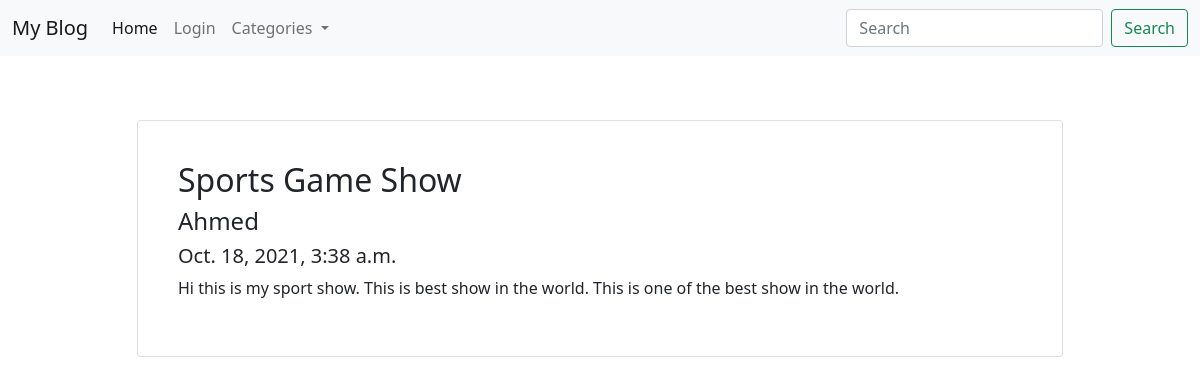
The app's page /?q=1 with its own data.
### myapp/models.py (models this page shows, shortened)
class Post(models.Model):
    title = models.CharField(max_length=50)
    author = models.ForeignKey(Author,on_delete=models.CASCADE)
    date_publish = models.DateTimeField(auto_now_add=True)
    category = models.ForeignKey(Category,on_delete=models.CASCADE)
    body = models.TextField()

class Author(models.Model):
    personalinfo = models.OneToOneField( User,on_delete=models.CASCADE)

### myapp/views.py (the view)
# urls.py: path('',views.home,name="home"),
def home(request):
    id = request.GET.get('q')
    if(id==None):
        id = ""
    print(id)
    categories = Category.objects.all()
    posts = Post.objects.filter(category__id__icontains=id)
    context={
        'categories':categories,
        'posts':posts,
    }
    return render(request,'home.html',context)

### templates/home.html (shortened to what this page needs)
{% extends 'base.html'%}
{% block content %}
<div class="container mt-5 mx-auto">
    <div class="row">
        {% for post in posts %}
            <div class="offset-1 col-10 mt-3">
                <div class="card p-4">
                    <div class="card-body">
                        <div class="card-title">
                            <h2>{{post.title}}</h2>
                            <h4>{{post.author.personalinfo.username}}</h4>
                            <h5>{{post.date_publish}}</h5>
                        </div>
                        <div class="card-text">
                            <p>{{post.body}}</p>
                        </div>
                    </div>
                </div>
            </div>
        {% endfor %}
    </div>
</div>
{% endblock content %}

### records on screen
Post: title "Sports Game Show", author.personalinfo.username "Ahmed", date_publish "Oct. 18, 2021, 3:38 a.m.", body "Hi this is my sport show. This is best show in the world. This is one of the best show in the world."
